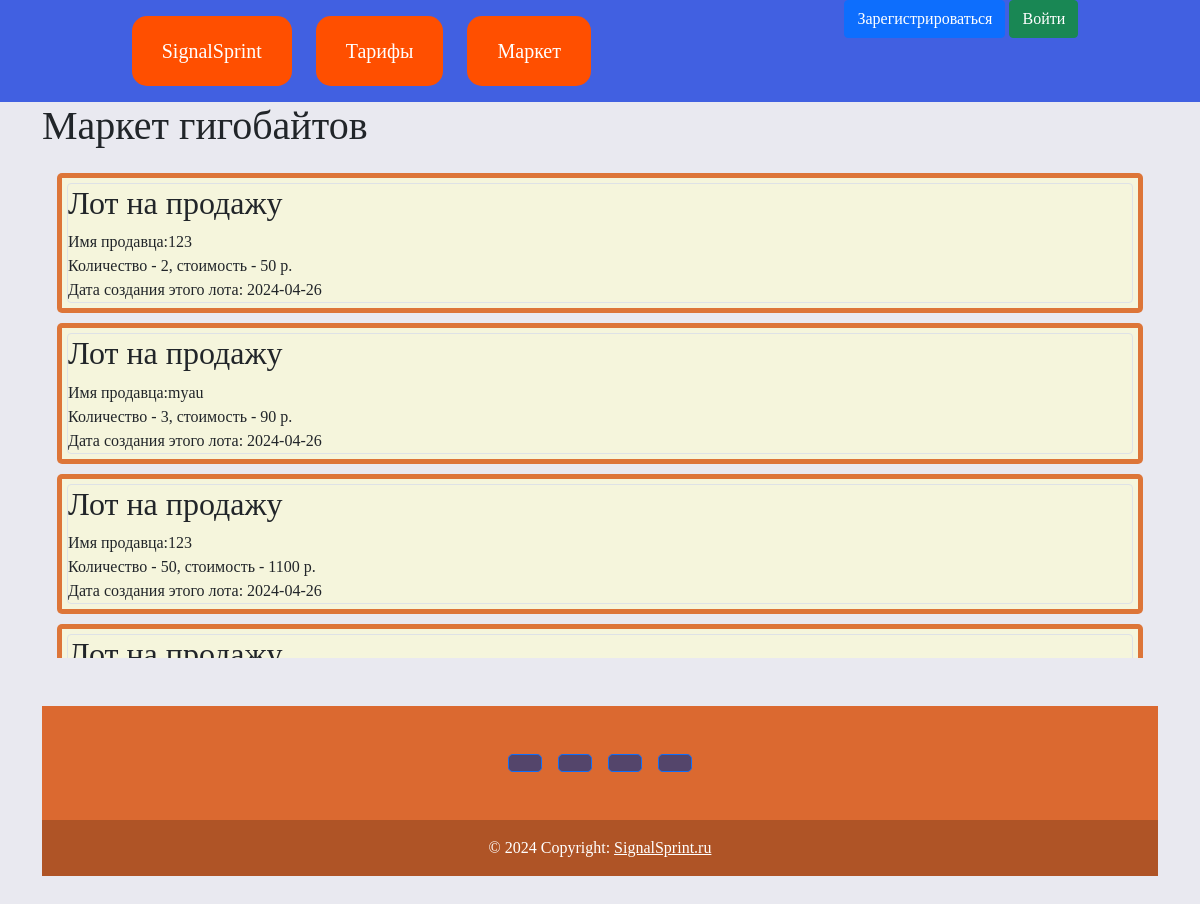
/market, run on the app's committed database.
### data/lots.py (models this page shows)
class Lots(SqlAlchemyBase, SerializerMixin):
    __tablename__ = 'lots'
    id = sqlalchemy.Column(sqlalchemy.Integer,
                           primary_key=True, autoincrement=True)
    quantity = sqlalchemy.Column(sqlalchemy.Integer)
    price = sqlalchemy.Column(sqlalchemy.Integer)
    created_date = sqlalchemy.Column(sqlalchemy.DateTime,
                                     default=datetime.datetime.now)
    user_id = sqlalchemy.Column(sqlalchemy.Integer,
                                sqlalchemy.ForeignKey("user.id"))
    user = orm.relationship('User', back_populates='lots')

### data/users.py (models this page shows, shortened)
class User(SqlAlchemyBase, UserMixin, SerializerMixin):
    __tablename__ = 'user'
    id = sqlalchemy.Column(sqlalchemy.Integer,
                           primary_key=True, autoincrement=True)
    name = sqlalchemy.Column(sqlalchemy.String, nullable=True)
    phone_number = sqlalchemy.Column(sqlalchemy.String,
                                     index=True, unique=True, nullable=True)
    surname = sqlalchemy.Column(sqlalchemy.String, nullable=True)
    money = sqlalchemy.Column(sqlalchemy.Integer, nullable=True)
    hashed_password = sqlalchemy.Column(sqlalchemy.String, nullable=False)
    created_date = sqlalchemy.Column(sqlalchemy.DateTime,
                                     default=datetime.datetime.now)
    lots = orm.relationship("Lots", back_populates='user')
    paket_users = orm.relationship('Paket_Users', back_populates='user')

### server.py (the view)
@app.route("/market", methods=['GET', 'POST'])
def index():
    db_sess = db_session.create_session()
    tarif_flag = True
    if current_user.is_authenticated:
        paket_users = db_sess.query(Paket_Users).filter(Paket_Users.user_id == int(current_user.id)).first()
        tarif_flag = True if paket_users.tariff_id else False
    if current_user.is_authenticated:
        lots = db_sess.query(Lots).filter(
            (Lots.user != current_user) | (Lots.created_date > (datetime.datetime.now() - datetime.timedelta(days=30))))
    else:
        lots = db_sess.query(Lots).filter(Lots.created_date > (datetime.datetime.now() - datetime.timedelta(days=30)))
    return render_template("index.html", lots=lots, title='Лоты', tarif_flag=tarif_flag)

### data/db_session.py (called while the page is built)
def create_session() -> Session:
    global __factory
    return __factory()

### templates/index.html (shortened to what this page needs)
{% extends "base.html" %}
{% block content %}
<h1>Маркет гигобайтов</h1>
<div class="sps_lots">
    {% for item in lots%}
    <div class="item">
        <div class="prosoika">
            <div class="in_item">
                <div class="ll">
                    <div class="lot">
                        <div class="col-md6 border rounded">
                            <h2>Лот на продажу</h2>
                            <div>
                                Имя продавца:{{item.user.name}}
                            </div>
                            <div>
                                Количество - {{item.quantity}}, стоимость - {{item.quantity * item.price}} р.<br>
                                Дата создания этого лота: {{item.created_date.date()}}
                            </div>
                        </div>
                    </div>
                </div>
            </div>
        </div>
    </div>
    {% endfor %}
</div>
{% endblock %}

### static/css/style_base.css (style rules this page uses)
body { font-family: PT Astra Sans; background-color: #e9e9f0; }
div.sps_lots { overflow: scroll; height: 500px; padding: 5px; }
div.item { margin: 10px; }
div.ll { padding: 5px; background-color: #f5f5dc ; }
div.in_item { padding: 5px; border: 5px; background-color: #DD7538 ; border-radius: 5px; }

### data on the page
Lots: user.name "123", quantity "2", item.quantity*item.price "50", created_date "2024-04-26"
Lots: user.name "myau", quantity "3", item.quantity*item.price "90", created_date "2024-04-26"
Lots: user.name "123", quantity "50", item.quantity*item.price "1100", created_date "2024-04-26"
